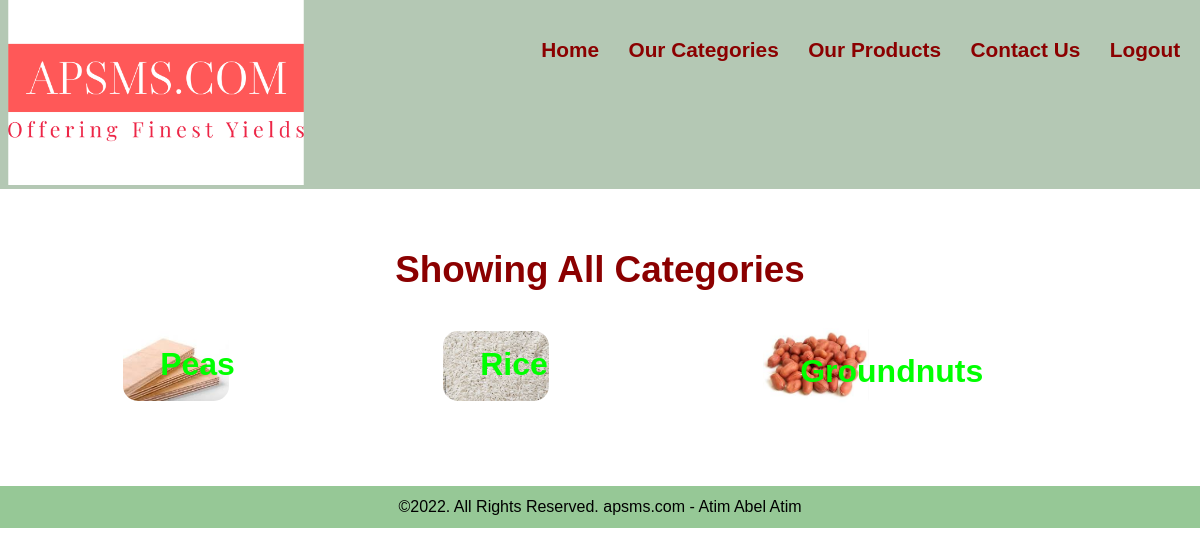
Screenshot of /customer/categories.php (signed in) with the database file from the repository.
### tables this page shows
CREATE TABLE `categories` (
  `s_no` int(11) NOT NULL,
  `category_name` varchar(150) NOT NULL,
  `img` varchar(150) NOT NULL,
  `description` varchar(255) NOT NULL
);

### customer/categories.php (the view)
<?php include("../customer/includes/header.php"); ?>
<section class="categories" id="categories">
<div class="container">
<h2 class="text-center">Showing All Categories</h2>
<div class="our_categories">
<?php
include("../db_connect.php");
$sql = "select * from categories";
$cmd = mysqli_query($con,$sql);
while($rows = mysqli_fetch_array($cmd))
{
?>
<div class="featured_boxes float-container"">
<a href="#">
<img src="../resources/images/categories/<?php echo($rows[2]) ?>" alt="<?php echo($rows[1]) ?>" class="img-full img-curved">
<h3 class="float-text text-blue"><?php echo($rows[1]) ?></h3>
</a>
</div>
<?php } ?>
</div>
</div>
</section>
<?php include("../customer/includes/footer.php"); ?>

### css/customer.css (style rules this page uses)
* { font-family: 'Lucida Sans', 'Lucida Sans Regular', 'Lucida Grande', 'Lucida Sans Unicode', Geneva, Verdana, sans-serif; margin: 0; padding: 0; }
.container { width: 80%; margin: 0 auto; padding: 1%; }
.text-center { text-align: center; }
.text-blue { color: lime; }
a { color: darkred; text-decoration: none; }
h2 { color: darkred; font-size:2.3rem; margin-bottom: 2%; }
h3 { font-size: 2rem; }
.float-container { position: relative; }
.float-text { position: absolute; bottom: 30%; left: 35%; }
.img-full { width: 100%; }
.img-curved { border-radius: 15px; }
.categories { padding: 4% 0; }
.our_categories { align-items: center; display: grid; grid-template-columns: 1fr 1fr 1fr; }
.featured_boxes { width: 33%; margin: 1%; }

### rows the page displays
categories: img (picture), category_name "Peas"
categories: img (picture), category_name "Rice"
categories: img (picture), category_name "Groundnuts"
